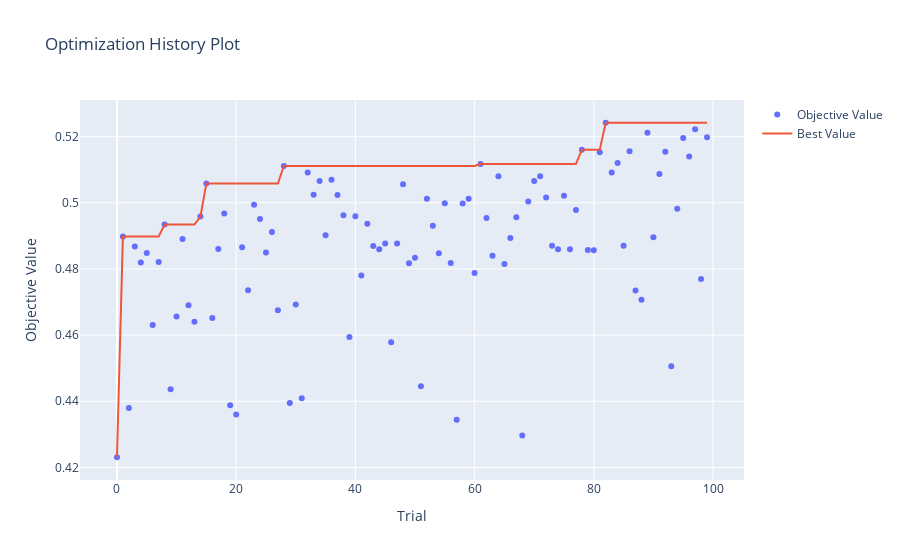

The cell this chart's notebook holds for it:
### Markdown cell above
### 3.3 Optuna Visualizations
Visualizing hyper-parameter tuning results obtained by running Optuna.

### Code cell
optuna.visualization.plot_optimization_history(study)
